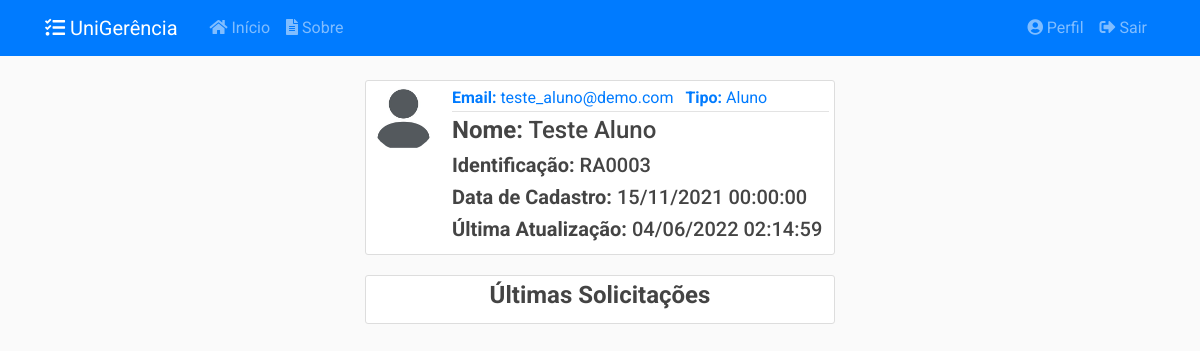
The page /usuarios/3 (signed in) on the database as committed earlier.
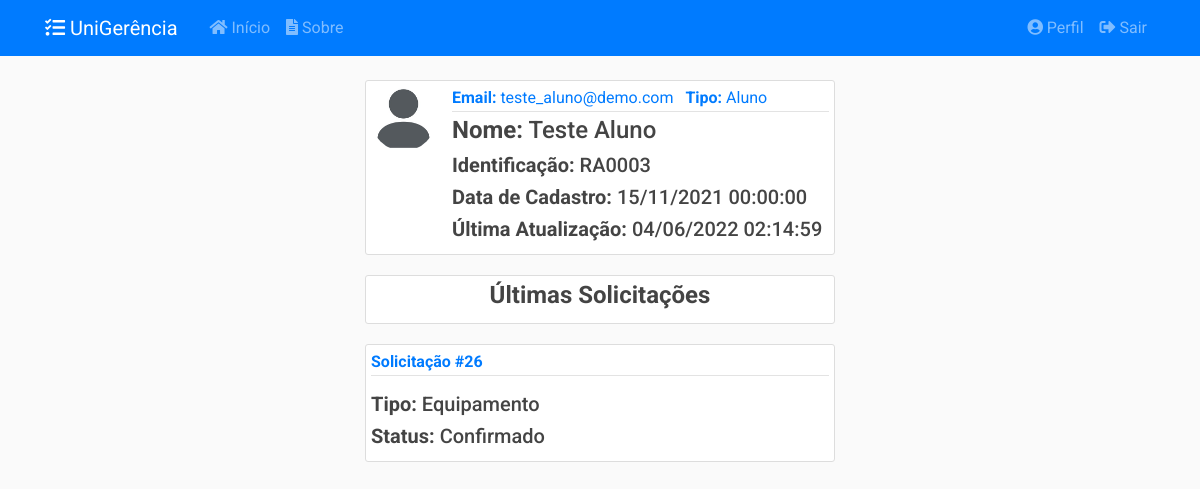
The same page on the database as committed later.
### app/models/usuarios.py (models this page shows, shortened)
class Usuario(db.Model, UserMixin):
    __tablename__ = 'usuarios'
    __table_args__ = {'extend_existing': True}
    id = db.Column(db.Integer, primary_key=True)
    nome = db.Column(db.String(100), nullable=False)
    identificacao = db.Column(db.String(20), unique=True, nullable=False)
    email = db.Column(db.String(100), unique=True, nullable=False)
    senha = db.Column(db.String(60), nullable=False)
    data_cadastro = db.Column(db.DateTime, nullable=False,
                              default=datetime.now().astimezone(fuso_horario))
    data_atualizacao = db.Column(db.DateTime, nullable=True)
    tipo = db.Column(db.Enum(TipoUsuario), nullable=False)
    ativo = db.Column(db.Boolean, nullable=False, default=True)
    imagem_perfil = db.Column(db.String(20), nullable=False,
                              default='default.jpg')
    posts = db.relationship('Post', backref='autor',
                            foreign_keys='Post.usuario_id', lazy=True)
    recipiente = db.relationship('Post', backref='destinatario',
                                 foreign_keys='Post.destinatario_id', lazy=True)
    solicitacoes = db.relationship('Solicitacao', backref='autor', lazy=True)
    relatorios = db.relationship('Relatorio', backref='autor', lazy=True)
    def recupera_id(usuario_id):
        return Usuario.query.filter_by(id=usuario_id).filter_by(ativo=True).first_or_404()
    @staticmethod
    def verifica_admin(self):
        if self.tipo.name == 'ADMIN':
            return True
        else:
            return False
    def __repr__(self):
        return f"{self.nome} ({self.identificacao})"

### app/models/solicitacoes.py (models this page shows, shortened)
class Solicitacao(db.Model):
    __tablename__ = 'solicitacoes'
    __table_args__ = {'extend_existing': True}
    id = db.Column(db.Integer, primary_key=True)
    status = db.Column(db.Enum(Status), default=Status.ABERTO.name)
    data_abertura = db.Column(db.DateTime, nullable=False,
                              default=datetime.now().astimezone(fuso_horario))
    data_inicio_pref = db.Column(db.Date, nullable=False)
    data_fim_pref = db.Column(db.Date, nullable=False)
    data_retirada = db.Column(db.DateTime, nullable=True)
    data_devolucao = db.Column(db.DateTime, nullable=True)
    data_cancelamento = db.Column(db.DateTime, nullable=True)
    data_finalizacao = db.Column(db.DateTime, nullable=True)
    quantidade = db.Column(db.Integer, nullable=False, default=0)
    descricao = db.Column(db.String(20), nullable=False)
    tipo = db.Column(db.String(20), nullable=False)
    ativo = db.Column(db.Boolean, nullable=False, default=True)
    usuario_id = db.Column(db.Integer, db.ForeignKey('usuarios.id'),
                           nullable=False)
    turno_id = db.Column(db.Integer, db.ForeignKey('turnos.id'),
                           nullable=False)
    turno = db.relationship('Turno', back_populates='solicitacoes')
    def recupera_ultimas_autor(usuario, limite):
        return Solicitacao.query.filter_by(autor=usuario).filter_by(
            ativo=True).order_by(Solicitacao.id.desc()).limit(limite)
    __mapper_args__ = {
        'polymorphic_identity': 'SOLICITACAO',
        'polymorphic_on': tipo
    }

class SolicitacaoEquipamento(Solicitacao):
    __tablename__ = 'solicitacoes_equipamentos'
    id = db.Column(db.Integer, db.ForeignKey('solicitacoes.id'), primary_key=True)
    tipo_eqp_id = db.Column(db.Integer, db.ForeignKey('tipos_equipamento.id'),
                           nullable=True)
    equipamentos = db.relationship('Equipamento', secondary=solicitacao_e,
                                   back_populates='solicitacoes')
    tipo_eqp = db.relationship('TipoEquipamento', back_populates='solicitacoes')
    __mapper_args__ = {
        'polymorphic_identity': 'EQUIPAMENTO'
    }

class Solicitacao(db.Model):
    __tablename__ = 'solicitacoes'
    __table_args__ = {'extend_existing': True}
    id = db.Column(db.Integer, primary_key=True)
    status = db.Column(db.Enum(Status), default=Status.ABERTO.name)
    data_abertura = db.Column(db.DateTime, nullable=False,
                              default=datetime.now().astimezone(fuso_horario))
    data_inicio_pref = db.Column(db.Date, nullable=False)
    data_fim_pref = db.Column(db.Date, nullable=False)
    data_retirada = db.Column(db.DateTime, nullable=True)
    data_devolucao = db.Column(db.DateTime, nullable=True)
    data_cancelamento = db.Column(db.DateTime, nullable=True)
    data_finalizacao = db.Column(db.DateTime, nullable=True)
    quantidade = db.Column(db.Integer, nullable=False, default=0)
    descricao = db.Column(db.String(20), nullable=False)
    tipo = db.Column(db.String(20), nullable=False)
    ativo = db.Column(db.Boolean, nullable=False, default=True)
    usuario_id = db.Column(db.Integer, db.ForeignKey('usuarios.id'),
                           nullable=False)
    turno_id = db.Column(db.Integer, db.ForeignKey('turnos.id'),
                           nullable=False)
    turno = db.relationship('Turno', back_populates='solicitacoes')
    def recupera_ultimas_autor(usuario, limite):
        return Solicitacao.query.filter_by(autor=usuario).filter_by(
            ativo=True).order_by(Solicitacao.id.desc()).limit(limite)
    __mapper_args__ = {
        'polymorphic_identity': 'SOLICITACAO',
        'polymorphic_on': tipo
    }

### app/controllers/usuarios.py (the view)
@usuarios.route("/<int:usuario_id>", methods=['GET'])
@login_required
@admin_required
def usuario(usuario_id):
    usuario = Usuario.recupera_id(usuario_id)
    solicitacoes = Solicitacao.recupera_ultimas_autor(usuario, 5)
    return render_template('usuarios/usuario.html',
                           title=usuario, usuario=usuario,
                           solicitacoes=solicitacoes)

### app/models/usuarios.py (called while the page is built)
@login_manager.user_loader
def load_user(user_id):
    return Usuario.query.get(int(user_id))

def admin_required(f):
    @wraps(f)
    def wrap(*args, **kwargs):
        if Usuario.verifica_admin(current_user):
            return f(*args, **kwargs)
        else:
            flash('Você não tem autorização para acessar esta página.', 'danger')
        return redirect(url_for('principal.inicio'))
    return wrap

### app/templates/usuarios/usuario.html
{% extends "layout.html" %}
{% block conteudo %}
<article class="media content-section">
    <img class="rounded-circle article-img" src="{{ url_for('static', filename='img_perfil/' + usuario.imagem_perfil) }}">
    <div class="media-body">
        <div class="article-metadata">
            <a class="mr-2"><strong>Email:</strong> {{ usuario.email }}</a>
            <a class="mr-2"><strong>Tipo:</strong> {{ usuario.tipo.value }}</a>
        </div>
        <h4 class="article-title"><strong>Nome:</strong> {{ usuario.nome }}</h4>
        <h5 class="article-content"><strong>Identificação:</strong> {{ usuario.identificacao }}</h5>
        <h5 class="article-content"><strong>Data de Cadastro:</strong> {{ usuario.data_cadastro.strftime('%d/%m/%Y %H:%M:%S') }}</h5>
        {% if usuario.data_atualizacao %}
            <h5 class="article-content"><strong>Última Atualização:</strong> {{ usuario.data_atualizacao.strftime('%d/%m/%Y %H:%M:%S') }}</h5>
        {% endif %}
    </div>
</article>
<article class="media content-section">
    <div class="media-body">
        <h4 class="article-content text-center"><strong>Últimas Solicitações</strong></h4>
    </div>
</article>
{% for solicitacao in solicitacoes %}
<article class="media content-section">
    <div class="media-body">
        <div class="article-metadata mb-3">
            <a class="mr-2" href="{{ url_for('solicitacoes.solicitacao', solicitacao_id=solicitacao.id )}}"><strong>Solicitação #{{ solicitacao.id }}</strong></a>
        </div>
        {% if solicitacao.tipo == 'EQUIPAMENTO' %}
        <h5 class="article-content"><strong>Tipo:</strong> Equipamento</h5>
        {% elif solicitacao.tipo == 'SALA' %}
        <h5 class="article-content"><strong>Tipo:</strong> Sala</h5>
        {% endif %}
        <h5 class="article-content"><strong>Status:</strong> {{ solicitacao.status.value }}</h5>
    </div>
</article>
{% endfor %}
{% endblock conteudo %}

### app/templates/layout.html (shortened to what this page needs)
<!DOCTYPE html>
<html>
<head>
    <link rel="stylesheet" type="text/css" href="{{ url_for('static', filename='css/bootstrap4.min.css') }}">
    <link rel="stylesheet" type="text/css" href="{{ url_for('static', filename='css/main.css') }}">
    <link rel="stylesheet" type="text/css" href="https://cdn.datatables.net/v/dt/jszip-2.5.0/dt-1.12.1/b-2.2.3/b-colvis-2.2.3/b-html5-2.2.3/b-print-2.2.3/cr-1.5.6/date-1.1.2/fh-3.2.3/r-2.3.0/rg-1.2.0/rr-1.2.8/sc-2.0.6/sp-2.0.1/sl-1.4.0/datatables.min.css"/>
    <link rel="stylesheet" type="text/css" href="{{ url_for('static', filename='css/select2.min.css') }}"/>
    <link rel="stylesheet" type="text/css" href="{{ url_for('static', filename='css/select2-bootstrap.min.css') }}">
    <link rel="stylesheet" type="text/css" href="https://pro.fontawesome.com/releases/v5.15.0/css/all.css">
</head>
<body>
    <header class="site-header">
        <nav class="navbar navbar-expand-md navbar-dark bg-primary fixed-top">
            <div class="container">
                <a class="navbar-brand mr-4" href="{{ url_for('principal.inicio') }}"><i class="fas fa-tasks"></i> UniGerência</a>
                <div class="collapse navbar-collapse" id="navbarToggle">
                    <div class="navbar-nav mr-auto">
                        <a class="nav-item nav-link" href="{{ url_for('principal.inicio') }}"><i class="fas fa-home"></i>&nbsp;Início</a>
                        <a class="nav-item nav-link" href="{{ url_for('principal.sobre') }}"><i class="fas fa-file-alt"></i>&nbsp;Sobre</a>
                    </div>
                    <div class="navbar-nav">
                    {% if current_user.is_authenticated %}
                        <a class="nav-item nav-link" href="{{ url_for('usuarios.perfil') }}"><i class="fas fa-user-circle"></i>&nbsp;Perfil</a>
                        <a class="nav-item nav-link" href="{{ url_for('usuarios.logout') }}"><i class="fas fa-sign-out-alt"></i>&nbsp;Sair</a>
                    {% else %}
                        <a class="nav-item nav-link" href="{{ url_for('usuarios.login') }}"><i class="fas fa-sign-in-alt"></i>&nbsp;Login</a>
                        <a class="nav-item nav-link" href="{{ url_for('usuarios.registrar') }}"><i class="fas fa-address-card"></i>&nbsp;Registre-se</a>
                    {% endif %}
                    </div>
                </div>
            </div>
        </nav>
    </header>
    <main role="main" class="container-fluid">
        <div class="row justify-content-lg-center">
            <div class="col-lg-5 align-self-lg-center">
            {% block conteudo %}{% endblock %}
            </div>
        </div>
    </main>
</body>
</html>

### app/static/css/main.css (style rules this page uses)
body { background: #fafafad5; color: #333333; margin-top: 5rem; font-family: 'Roboto' !important; }
h1, h2, h3, h4, h5, h6 { color: #444444; }
html { scroll-behavior: smooth; }
.content-section { background: #ffffff; padding: 5px 5px; border: 1px solid #dddddd; border-radius: 3px; margin-bottom: 20px; }
.article-title { color: #444444; }
.article-content { white-space: pre-line; }
.article-img { height: 65px; width: 65px; margin-right: 16px; }
.article-metadata { padding-bottom: 1px; margin-bottom: 4px; border-bottom: 1px solid #e3e3e3 }

Rows that differ between the two databases and show on the page:
added SolicitacaoEquipamento: id "26", status.value "Confirmado"
